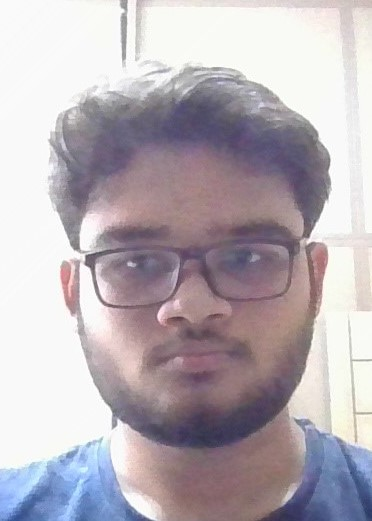
#> input picture p1.jpg, 372 x 521 px, given in place of the camera
$ jupyter execute --allow-errors _2.ipynb
#> lines starting #> are read from the running program, lines starting #| are printed output that depends on the picture
#> further down, frame is the input picture: shape (521, 372, 3); mean B, G, R 183.1, 176.4, 184.5
#> `gray = cv2.cvtColor(frame, cv2.COLOR_BGR2GRAY)`:
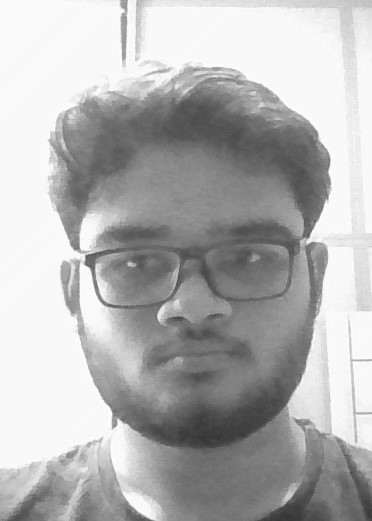
#> gray: shape (521, 372); min 53, max 255, mean 179.6
#> `faces = face_cascade.detectMultiScale(gray, scaleFactor=1.1, minNeighb..`: faces = [[49, 154, 286, 286]]
[cell 1]
import cv2
import numpy as np
import os

[cell 2]
# Load the pre-trained face detection model
face_cascade = cv2.CascadeClassifier(cv2.data.haarcascades + 'haarcascade_frontalface_default.xml')
# Set the desired image size for training
target_size = (120, 120)  # Adjust this as per your requirements

[cell 3]
# Load the dataset and train the face recognizer
dataset_dir = 'dataset'
data = []
labels = []
model = cv2.face.EigenFaceRecognizer_create()

#> (a cell that did not finish here is left out)

#> (a cell that did not finish here is left out)

[cell 6]
# Open the camera
cap = cv2.VideoCapture(0)
#> (the rest of this cell did not finish here and is left out)
